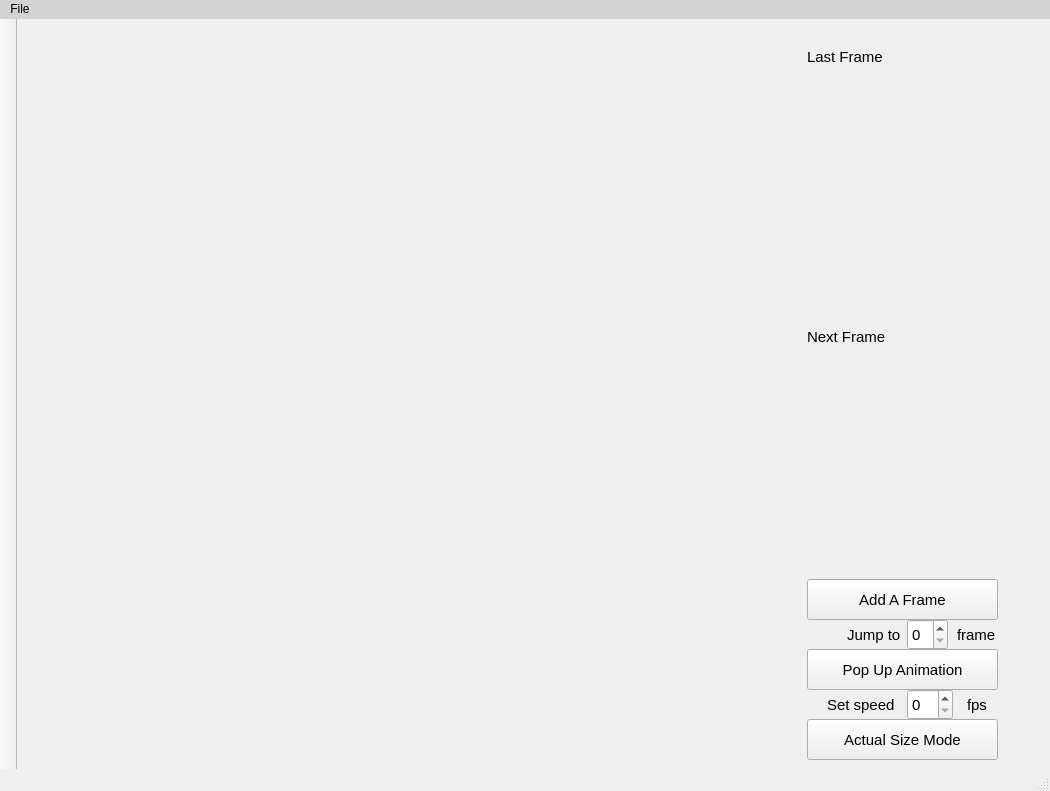
<?xml version="1.0" encoding="UTF-8"?>
<ui version="4.0">
 <class>SE_UIMainWindow</class>
 <widget class="QMainWindow" name="SE_UIMainWindow">
  <property name="geometry">
   <rect>
    <x>0</x>
    <y>0</y>
    <width>1050</width>
    <height>791</height>
   </rect>
  </property>
  <property name="sizePolicy">
   <sizepolicy hsizetype="Fixed" vsizetype="Fixed">
    <horstretch>0</horstretch>
    <verstretch>0</verstretch>
   </sizepolicy>
  </property>
  <property name="minimumSize">
   <size>
    <width>1050</width>
    <height>791</height>
   </size>
  </property>
  <property name="maximumSize">
   <size>
    <width>1050</width>
    <height>791</height>
   </size>
  </property>
  <property name="windowTitle">
   <string>&quot;A Good Sprite Editor&quot;</string>
  </property>
  <property name="styleSheet">
   <string notr="true">QMenuBar {
    background-color: qlineargradient(x1:0, y1:0, x2:0, y2:1, stop:0 lightgray, stop:1 lightgray);
}</string>
  </property>
  <property name="locale">
   <locale language="English" country="UnitedStates"/>
  </property>
  <widget class="QWidget" name="centralWidget">
   <widget class="QPushButton" name="button_addFrame">
    <property name="geometry">
     <rect>
      <x>790</x>
      <y>560</y>
      <width>191</width>
      <height>41</height>
     </rect>
    </property>
    <property name="font">
     <font>
      <family>Arial</family>
      <pointsize>11</pointsize>
     </font>
    </property>
    <property name="text">
     <string>Add A Frame</string>
    </property>
   </widget>
   <widget class="QLabel" name="label">
    <property name="geometry">
     <rect>
      <x>830</x>
      <y>600</y>
      <width>61</width>
      <height>31</height>
     </rect>
    </property>
    <property name="font">
     <font>
      <family>Arial</family>
      <pointsize>11</pointsize>
     </font>
    </property>
    <property name="text">
     <string>Jump to</string>
    </property>
   </widget>
   <widget class="QSpinBox" name="inputBox_frame">
    <property name="geometry">
     <rect>
      <x>890</x>
      <y>600</y>
      <width>41</width>
      <height>31</height>
     </rect>
    </property>
    <property name="font">
     <font>
      <family>Arial</family>
      <pointsize>11</pointsize>
     </font>
    </property>
   </widget>
   <widget class="QLabel" name="label_2">
    <property name="geometry">
     <rect>
      <x>940</x>
      <y>600</y>
      <width>54</width>
      <height>31</height>
     </rect>
    </property>
    <property name="font">
     <font>
      <family>Arial</family>
      <pointsize>11</pointsize>
     </font>
    </property>
    <property name="text">
     <string>frame</string>
    </property>
   </widget>
   <widget class="QPushButton" name="button_actual">
    <property name="geometry">
     <rect>
      <x>790</x>
      <y>700</y>
      <width>191</width>
      <height>41</height>
     </rect>
    </property>
    <property name="font">
     <font>
      <family>Arial</family>
      <pointsize>11</pointsize>
     </font>
    </property>
    <property name="text">
     <string>Actual Size Mode</string>
    </property>
   </widget>
   <widget class="QLabel" name="label_3">
    <property name="geometry">
     <rect>
      <x>810</x>
      <y>670</y>
      <width>71</width>
      <height>31</height>
     </rect>
    </property>
    <property name="font">
     <font>
      <family>Arial</family>
      <pointsize>11</pointsize>
     </font>
    </property>
    <property name="text">
     <string>Set speed</string>
    </property>
   </widget>
   <widget class="QSpinBox" name="inputBox_fps">
    <property name="geometry">
     <rect>
      <x>890</x>
      <y>670</y>
      <width>46</width>
      <height>31</height>
     </rect>
    </property>
    <property name="font">
     <font>
      <family>Arial</family>
      <pointsize>11</pointsize>
     </font>
    </property>
   </widget>
   <widget class="QLabel" name="label_4">
    <property name="geometry">
     <rect>
      <x>950</x>
      <y>670</y>
      <width>54</width>
      <height>31</height>
     </rect>
    </property>
    <property name="font">
     <font>
      <family>Arial</family>
      <pointsize>11</pointsize>
     </font>
    </property>
    <property name="text">
     <string>fps</string>
    </property>
   </widget>
   <widget class="QPushButton" name="button_anime">
    <property name="geometry">
     <rect>
      <x>790</x>
      <y>630</y>
      <width>191</width>
      <height>41</height>
     </rect>
    </property>
    <property name="font">
     <font>
      <family>Arial</family>
      <pointsize>11</pointsize>
     </font>
    </property>
    <property name="text">
     <string>Pop Up Animation</string>
    </property>
   </widget>
   <widget class="QWidget" name="lastWidget" native="true">
    <property name="geometry">
     <rect>
      <x>780</x>
      <y>40</y>
      <width>200</width>
      <height>200</height>
     </rect>
    </property>
   </widget>
   <widget class="QWidget" name="nextWidget" native="true">
    <property name="geometry">
     <rect>
      <x>780</x>
      <y>310</y>
      <width>200</width>
      <height>200</height>
     </rect>
    </property>
    <widget class="QLabel" name="nextLabel">
     <property name="geometry">
      <rect>
       <x>10</x>
       <y>0</y>
       <width>91</width>
       <height>16</height>
      </rect>
     </property>
     <property name="font">
      <font>
       <family>Arial</family>
       <pointsize>11</pointsize>
      </font>
     </property>
     <property name="text">
      <string>Next Frame</string>
     </property>
    </widget>
   </widget>
   <widget class="QWidget" name="widget" native="true">
    <property name="geometry">
     <rect>
      <x>0</x>
      <y>0</y>
      <width>768</width>
      <height>768</height>
     </rect>
    </property>
   </widget>
   <widget class="QLabel" name="lastLabel">
    <property name="geometry">
     <rect>
      <x>790</x>
      <y>30</y>
      <width>91</width>
      <height>16</height>
     </rect>
    </property>
    <property name="font">
     <font>
      <family>Arial</family>
      <pointsize>11</pointsize>
     </font>
    </property>
    <property name="text">
     <string>Last Frame</string>
    </property>
   </widget>
  </widget>
  <widget class="QMenuBar" name="menuBar">
   <property name="geometry">
    <rect>
     <x>0</x>
     <y>0</y>
     <width>1050</width>
     <height>21</height>
    </rect>
   </property>
   <property name="autoFillBackground">
    <bool>false</bool>
   </property>
   <widget class="QMenu" name="menuNew">
    <property name="title">
     <string>File</string>
    </property>
    <addaction name="actionNew"/>
    <addaction name="actionLoad"/>
    <addaction name="actionSave_As"/>
    <addaction name="actionImport"/>
    <addaction name="actionExport"/>
   </widget>
   <addaction name="menuNew"/>
  </widget>
  <widget class="QToolBar" name="mainToolBar">
   <property name="sizePolicy">
    <sizepolicy hsizetype="Fixed" vsizetype="Preferred">
     <horstretch>0</horstretch>
     <verstretch>0</verstretch>
    </sizepolicy>
   </property>
   <property name="cursor">
    <cursorShape>PointingHandCursor</cursorShape>
   </property>
   <property name="movable">
    <bool>false</bool>
   </property>
   <property name="iconSize">
    <size>
     <width>24</width>
     <height>24</height>
    </size>
   </property>
   <property name="toolButtonStyle">
    <enum>Qt::ToolButtonFollowStyle</enum>
   </property>
   <attribute name="toolBarArea">
    <enum>LeftToolBarArea</enum>
   </attribute>
   <attribute name="toolBarBreak">
    <bool>false</bool>
   </attribute>
  </widget>
  <widget class="QStatusBar" name="statusBar"/>
  <action name="actionLoad">
   <property name="text">
    <string>Load project</string>
   </property>
  </action>
  <action name="actionSave">
   <property name="text">
    <string>Save project</string>
   </property>
  </action>
  <action name="actionSave_As">
   <property name="text">
    <string>Save project</string>
   </property>
  </action>
  <action name="actionImport">
   <property name="text">
    <string>Import .gif</string>
   </property>
  </action>
  <action name="actionExport">
   <property name="text">
    <string>Export .gif</string>
   </property>
  </action>
  <action name="action">
   <property name="text">
    <string>Help</string>
   </property>
  </action>
  <action name="actionNew">
   <property name="text">
    <string>New</string>
   </property>
  </action>
 </widget>
 <layoutdefault spacing="6" margin="11"/>
 <resources/>
 <connections/>
</ui>
